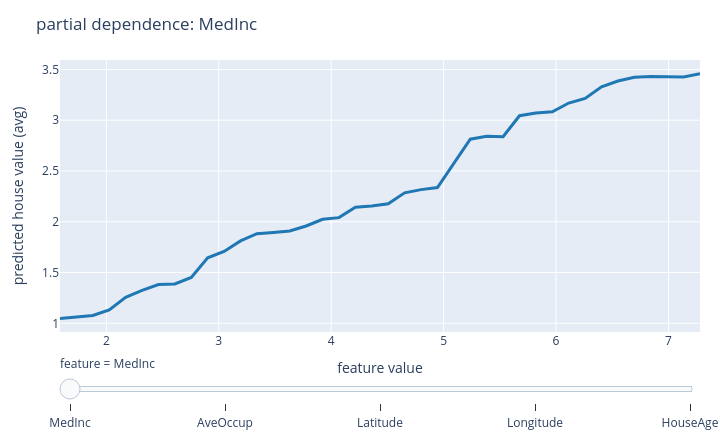

Notebook cell for this chart:
### Markdown cell above
## 3. 部分依存 (PDP) — 特徴を動かすと予測はどう動くか

PDP は、ある特徴を範囲全体で動かしながら **他の特徴については平均** を取った予測です。
「収入(MedInc)が上がると価格はどう上がるか」といった **限界的な効き方** が見えます。
下のスライダー(静的 HTML 可)で特徴を切り替えられます。

### Code cell
top_feats = list(imp["feature"].head(5))
frames = []
for f in top_feats:
    grid, avg = interpretation.partial_dependence_values(rf, Xte, f, grid_resolution=40)
    frames.append(go.Frame(name=f, data=[go.Scatter(x=list(grid), y=list(avg), mode="lines",
                                                     line={"color": "#1f77b4", "width": 3})],
                           layout={"title": f"partial dependence: {f}"}))
fig = go.Figure(data=frames[0].data, frames=frames)
steps = [{"args": [[f.name], {"frame": {"duration": 0, "redraw": True}, "mode": "immediate"}],
          "label": f.name, "method": "animate"} for f in frames]
fig.update_layout(sliders=[{"steps": steps, "currentvalue": {"prefix": "feature = "}}],
                  title=f"partial dependence: {top_feats[0]}", width=720, height=440,
                  xaxis_title="feature value", yaxis_title="predicted house value (avg)",
                  margin={"l": 60, "r": 20, "t": 60, "b": 40})
fig.show()

### Figure 1 — Plotly figure (JSON) as saved in the notebook; plotly's stock layout.template omitted (floating-point values rounded to 4 significant figures)
{"data": [{"line": {"color": "#1f77b4", "width": 3}, "mode": "lines", "type": "scatter", "x": [1.588, 1.734, 1.879, 2.025, 2.171, 2.317, 2.463, 2.609, 2.755, 2.901, 3.047, 3.193, 3.339, 3.485, 3.631, 3.777, 3.923, 4.069, 4.215, 4.361, 4.507, 4.653, 4.799, 4.945, 5.091, 5.237, 5.383, 5.529, 5.675, 5.821, 5.967, 6.113, 6.259, 6.405, 6.551, 6.697, 6.842, 6.988, 7.134, 7.28], "y": [1.048, 1.066, 1.077, 1.133, 1.256, 1.324, 1.382, 1.388, 1.452, 1.644, 1.707, 1.812, 1.882, 1.894, 1.909, 1.959, 2.025, 2.041, 2.144, 2.156, 2.178, 2.285, 2.316, 2.337, 2.58, 2.813, 2.841, 2.837, 3.044, 3.071, 3.083, 3.169, 3.215, 3.329, 3.386, 3.423, 3.432, 3.427, 3.426, 3.459]}], "layout": {"height": 440, "margin": {"b": 40, "l": 60, "r": 20, "t": 60}, "sliders": [{"currentvalue": {"prefix": "feature = "}, "steps": [{"args": [["MedInc"], {"frame": {"duration": 0, "redraw": true}, "mode": "immediate"}], "label": "MedInc", "method": "animate"}, {"args": [["AveOccup"], {"frame": {"duration": 0, "redraw": true}, "mode": "immediate"}], "label": "AveOccup", "method": "animate"}, {"args": [["Latitude"], {"frame": {"duration": 0, "redraw": true}, "mode": "immediate"}], "label": "Latitude", "method": "animate"}, {"args": [["Longitude"], {"frame": {"duration": 0, "redraw": true}, "mode": "immediate"}], "label": "Longitude", "method": "animate"}, {"args": [["HouseAge"], {"frame": {"duration": 0, "redraw": true}, "mode": "immediate"}], "label": "HouseAge", "method": "animate"}]}], "title": {"text": "partial dependence: MedInc"}, "width": 720, "xaxis": {"title": {"text": "feature value"}}, "yaxis": {"title": {"text": "predicted house value (avg)"}}}}
